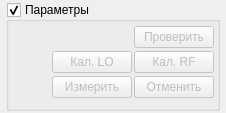
<?xml version="1.0" encoding="UTF-8"?>
<ui version="4.0">
 <class>widgetMeasure</class>
 <widget class="QWidget" name="widgetMeasure">
  <property name="geometry">
   <rect>
    <x>0</x>
    <y>0</y>
    <width>224</width>
    <height>113</height>
   </rect>
  </property>
  <property name="windowTitle">
   <string>Form</string>
  </property>
  <layout class="QVBoxLayout" name="layparams">
   <property name="leftMargin">
    <number>6</number>
   </property>
   <property name="topMargin">
    <number>2</number>
   </property>
   <property name="rightMargin">
    <number>6</number>
   </property>
   <property name="bottomMargin">
    <number>2</number>
   </property>
   <item>
    <widget class="QGroupBox" name="grpParams">
     <property name="sizePolicy">
      <sizepolicy hsizetype="Minimum" vsizetype="Minimum">
       <horstretch>0</horstretch>
       <verstretch>0</verstretch>
      </sizepolicy>
     </property>
     <property name="title">
      <string>Параметры</string>
     </property>
     <property name="checkable">
      <bool>true</bool>
     </property>
     <layout class="QVBoxLayout" name="verticalLayout">
      <property name="spacing">
       <number>3</number>
      </property>
      <property name="leftMargin">
       <number>3</number>
      </property>
      <property name="topMargin">
       <number>3</number>
      </property>
      <property name="rightMargin">
       <number>3</number>
      </property>
      <property name="bottomMargin">
       <number>6</number>
      </property>
      <item>
       <widget class="QWidget" name="widgetContainer" native="true">
        <layout class="QVBoxLayout" name="layParams">
         <property name="spacing">
          <number>2</number>
         </property>
         <property name="leftMargin">
          <number>0</number>
         </property>
         <property name="topMargin">
          <number>0</number>
         </property>
         <property name="rightMargin">
          <number>0</number>
         </property>
         <property name="bottomMargin">
          <number>0</number>
         </property>
         <item>
          <layout class="QHBoxLayout" name="horizontalLayout_2">
           <property name="leftMargin">
            <number>0</number>
           </property>
           <property name="topMargin">
            <number>0</number>
           </property>
           <property name="rightMargin">
            <number>0</number>
           </property>
           <property name="bottomMargin">
            <number>0</number>
           </property>
           <item>
            <spacer name="horizontalSpacer_2">
             <property name="orientation">
              <enum>Qt::Horizontal</enum>
             </property>
             <property name="sizeHint" stdset="0">
              <size>
               <width>40</width>
               <height>20</height>
              </size>
             </property>
            </spacer>
           </item>
           <item>
            <widget class="QPushButton" name="btnCheck">
             <property name="enabled">
              <bool>false</bool>
             </property>
             <property name="text">
              <string>Проверить</string>
             </property>
            </widget>
           </item>
          </layout>
         </item>
         <item>
          <layout class="QHBoxLayout" name="horizontalLayout_3">
           <property name="leftMargin">
            <number>0</number>
           </property>
           <property name="topMargin">
            <number>0</number>
           </property>
           <property name="rightMargin">
            <number>0</number>
           </property>
           <property name="bottomMargin">
            <number>0</number>
           </property>
           <item>
            <spacer name="horizontalSpacer_3">
             <property name="orientation">
              <enum>Qt::Horizontal</enum>
             </property>
             <property name="sizeHint" stdset="0">
              <size>
               <width>40</width>
               <height>20</height>
              </size>
             </property>
            </spacer>
           </item>
           <item>
            <widget class="QPushButton" name="btnCalibrateLO">
             <property name="enabled">
              <bool>false</bool>
             </property>
             <property name="text">
              <string>Кал. LO</string>
             </property>
            </widget>
           </item>
           <item>
            <widget class="QPushButton" name="btnCalibrateRF">
             <property name="enabled">
              <bool>false</bool>
             </property>
             <property name="text">
              <string>Кал. RF</string>
             </property>
            </widget>
           </item>
          </layout>
         </item>
         <item>
          <layout class="QHBoxLayout" name="horizontalLayout">
           <item>
            <spacer name="horizontalSpacer">
             <property name="orientation">
              <enum>Qt::Horizontal</enum>
             </property>
             <property name="sizeHint" stdset="0">
              <size>
               <width>40</width>
               <height>20</height>
              </size>
             </property>
            </spacer>
           </item>
           <item>
            <widget class="QPushButton" name="btnMeasure">
             <property name="enabled">
              <bool>false</bool>
             </property>
             <property name="text">
              <string>Измерить</string>
             </property>
            </widget>
           </item>
           <item>
            <widget class="QPushButton" name="btnCancel">
             <property name="enabled">
              <bool>false</bool>
             </property>
             <property name="text">
              <string>Отменить</string>
             </property>
            </widget>
           </item>
          </layout>
         </item>
        </layout>
       </widget>
      </item>
     </layout>
    </widget>
   </item>
  </layout>
 </widget>
 <resources/>
 <connections/>
</ui>
